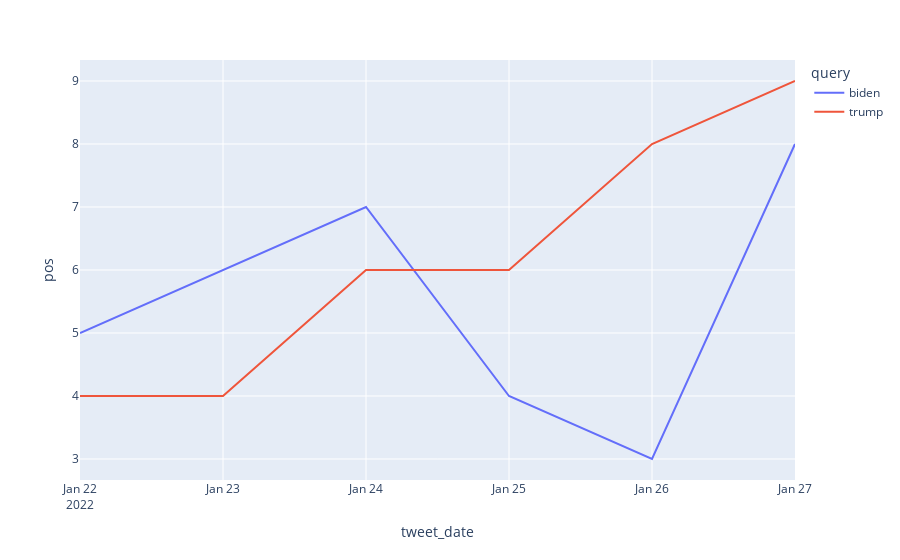

The cell this chart's notebook holds for it:
### Code cell
fig = px.line(df_temp1, x="tweet_date", y="pos", color = 'query')
fig.show()

### Figure 1 — Plotly figure (JSON) as saved in the notebook; plotly's stock layout.template omitted (floating-point values rounded to 4 significant figures)
{"data": [{"hovertemplate": "query=biden<br>tweet_date=%{x}<br>pos=%{y}<extra></extra>", "legendgroup": "biden", "line": {"color": "#636efa", "dash": "solid"}, "marker": {"symbol": "circle"}, "mode": "lines", "name": "biden", "orientation": "v", "showlegend": true, "type": "scatter", "x": ["2022-01-22T00:00:00", "2022-01-23T00:00:00", "2022-01-24T00:00:00", "2022-01-25T00:00:00", "2022-01-26T00:00:00", "2022-01-27T00:00:00"], "xaxis": "x", "y": [5, 6, 7, 4, 3, 8], "yaxis": "y"}, {"hovertemplate": "query=trump<br>tweet_date=%{x}<br>pos=%{y}<extra></extra>", "legendgroup": "trump", "line": {"color": "#EF553B", "dash": "solid"}, "marker": {"symbol": "circle"}, "mode": "lines", "name": "trump", "orientation": "v", "showlegend": true, "type": "scatter", "x": ["2022-01-22T00:00:00", "2022-01-23T00:00:00", "2022-01-24T00:00:00", "2022-01-25T00:00:00", "2022-01-26T00:00:00", "2022-01-27T00:00:00"], "xaxis": "x", "y": [4, 4, 6, 6, 8, 9], "yaxis": "y"}], "layout": {"legend": {"title": {"text": "query"}, "tracegroupgap": 0}, "margin": {"t": 60}, "xaxis": {"anchor": "y", "domain": [0, 1], "title": {"text": "tweet_date"}}, "yaxis": {"anchor": "x", "domain": [0, 1], "title": {"text": "pos"}}}}
